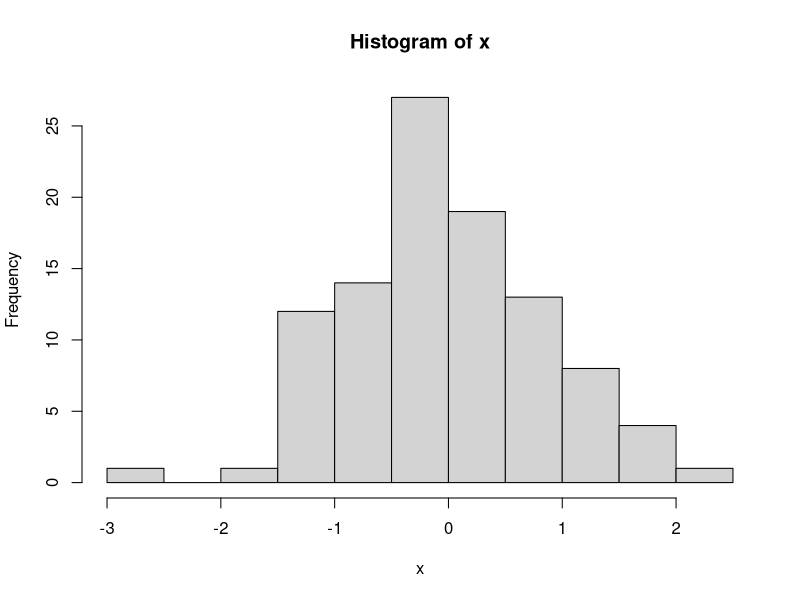
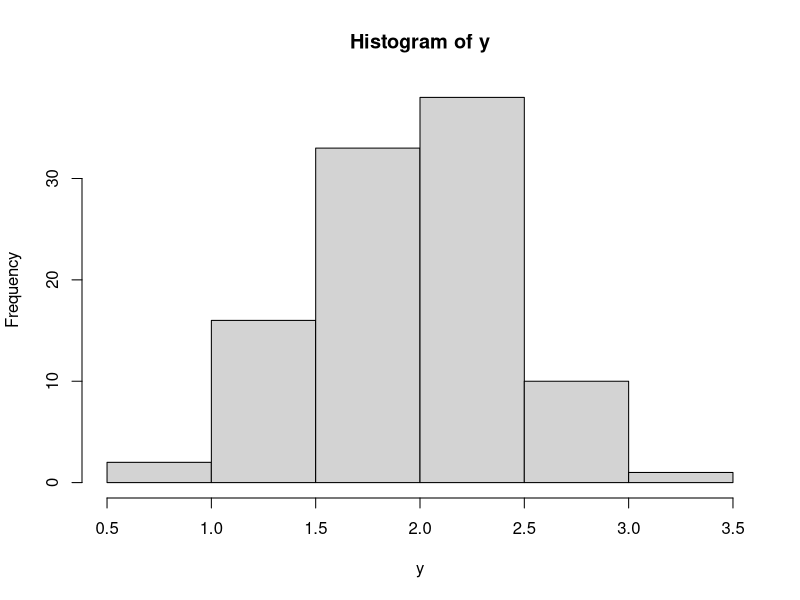

These figures' R source, in order:
## ---- chunk 1
knitr::opts_chunk$set(echo = TRUE)
## ---- chunk 2
x = rnorm(n = 100, mean = 0, sd = 1)   # N(0,1)
y = rnorm(n = 100, mean = 2, sd = 0.5) # N(2, 0.5)
## ---- chunk 3
summary(x)
summary(y)
## ---- chunk 4
hist(x)
## ---- chunk 5
hist(y)
## ---- chunk 6
summ.x = summary(x)
summ.y = summary(y)
names(summ.x) # Figure out variable names for indexing
